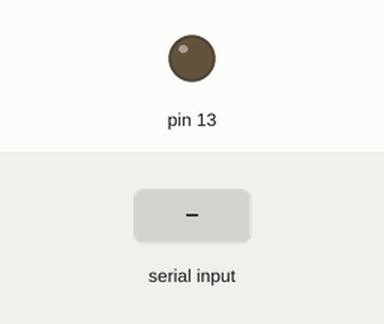
A sketch run on a simulated Arduino Uno, built with avr-gcc and run on an emulated ATmega328P. Parts: output pins drawn as LEDs (lit = HIGH). The test bench sets the inputs (shaded band). What the sketch prints to the serial monitor is not drawn.

Above: at 1.2 s.
1.3 s: "1" received over Serial
At 1.8 s:
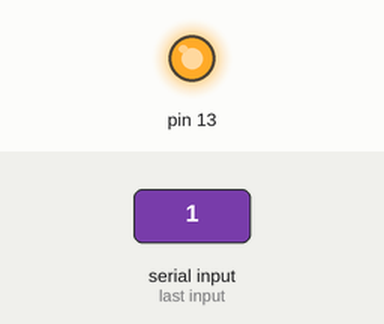
2.8 s: "B" received over Serial
At 4.0 s:
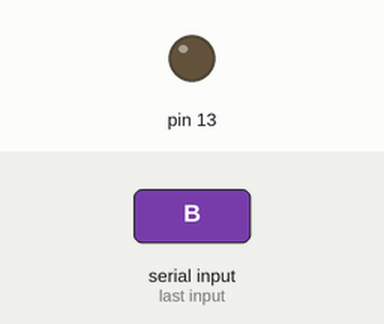
4.3 s: "0" received over Serial
At 5.3 s:
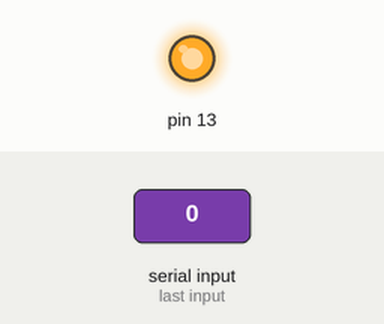
Timing chart, 0 to 7.3 s (numbered marks = the images above; inputs shaded):
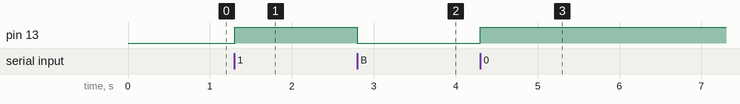

Measured:
- after the input at 1.3 s, pin 13: LOW → HIGH at once
- after the input at 2.8 s, pin 13: HIGH → LOW at once
- after the input at 4.3 s, pin 13: LOW → HIGH at once

The sketch:

serial_test1.ino
```cpp
byte val;

void setup(){
  //serial setting
  Serial.begin(9600);

  //port setting
  pinMode( 13, OUTPUT);
  digitalWrite(13,LOW);
}

void loop(){
  if(Serial.available()>0){

    val = Serial.read();
    Serial.write(val);
    if(val != 'A'){
      digitalWrite(13,HIGH);
    }

    if(val == 'B'){
      digitalWrite(13,LOW);
    }
  }
}
```
